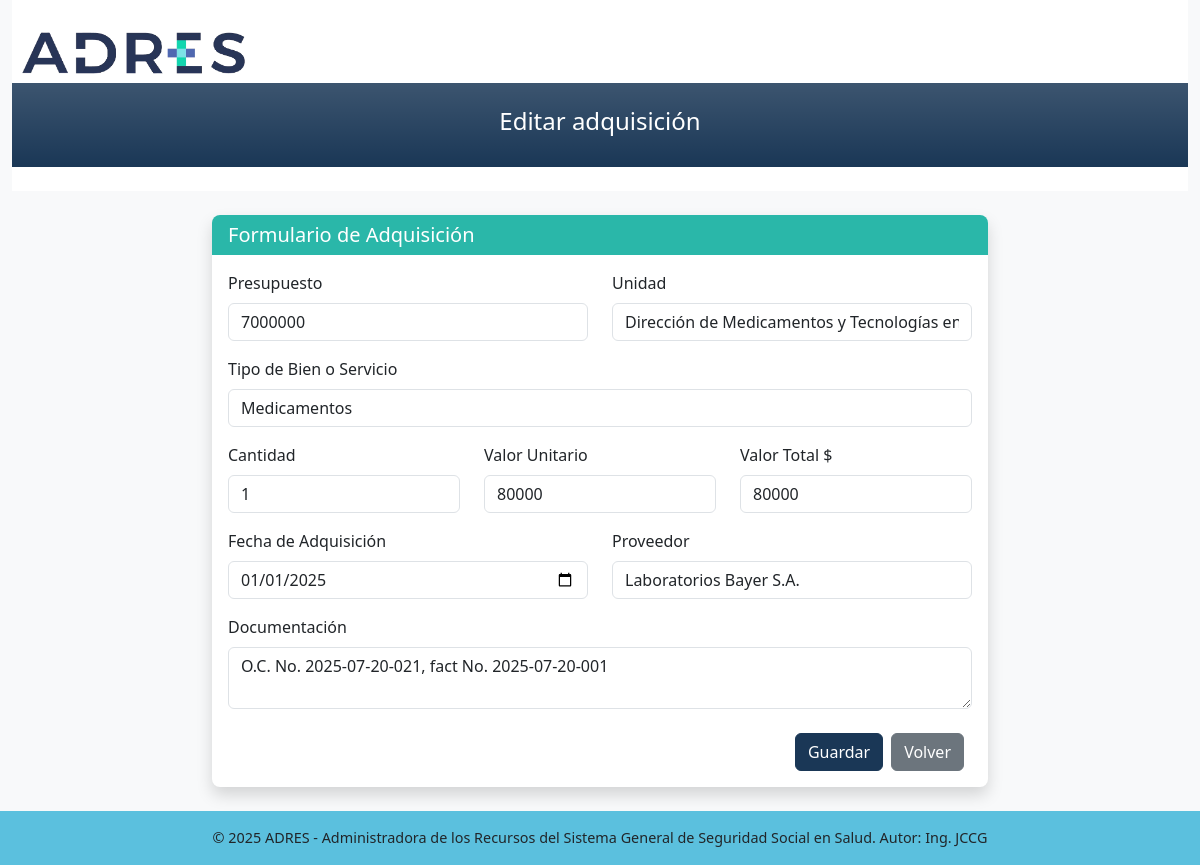
The app's page /editar-adquisicion/2 with its own data.
### tables this page shows
CREATE TABLE adquisiciones (
    id INTEGER PRIMARY KEY AUTOINCREMENT,
    presupuesto INTEGER NOT NULL, 
    id_unidad  INTEGER NOT NULL, 
    id_tipo INTEGER NOT NULL, 
    cantidad INTEGER NOT NULL, 
    valor_unitario INTEGER NOT NULL, 
    valor_total INTEGER NOT NULL, 
    fecha_adquisicion DATE NOT NULL, 
    id_proveedor INT NOT NULL,
    documentacion TEXT,
    estado TEXT NOT NULL CHECK (estado IN ('ACTIVO', 'INACTIVO')) DEFAULT 'ACTIVO',
    FOREIGN KEY (id_proveedor) REFERENCES proveedores(id),
    FOREIGN KEY (id_unidad) REFERENCES unidades(id),
    FOREIGN KEY (id_tipo) REFERENCES tipos(id)
);

CREATE TABLE unidades (
    id INTEGER PRIMARY KEY AUTOINCREMENT,
    unidad TEXT NOT NULL
);

CREATE TABLE tipos (
    id INTEGER PRIMARY KEY AUTOINCREMENT,
    tipo TEXT NOT NULL
);

CREATE TABLE proveedores (
    id INTEGER PRIMARY KEY AUTOINCREMENT,
    proveedor TEXT NOT NULL
);

### app/routes/main.py (the view)
@main_bp.route('/editar-adquisicion/<int:adquisicion_id>', methods=['GET'])
def editar_adquisicion(adquisicion_id):
    try:
        db = sqlite3.connect(current_app.config['DATABASE'])
        cursor = db.cursor()
        cursor.execute('SELECT * FROM adquisiciones WHERE id = ?', (adquisicion_id,))
        adquisicion = cursor.fetchone()
        proveedores = cursor.execute('SELECT id, proveedor FROM proveedores').fetchall()
        tipos = cursor.execute('SELECT id, tipo FROM tipos').fetchall()
        unidades = cursor.execute('SELECT id, unidad FROM unidades').fetchall()
        db.close()
        return render_template('editar-adquisicion.html', adquisicion=adquisicion, proveedores=proveedores, unidades=unidades, tipos=tipos)
    except Exception as e:
        current_app.logger.error(f"🔴 Error al obtener adquisición: {e}")
        return render_template('editar-adquisicion.html', adquisicion=None, proveedores=[], unidades=[], tipos=[])

### app/__init__.py (called while the page is built)
def create_app():
    app = Flask(__name__)
    app.config.from_object('config.Config')
    def init_db():
        with app.app_context():
            db = get_db()
            with app.open_resource('../schema.sql', mode='r', encoding="utf-8") as f:
                db.cursor().executescript(f.read())
            db.commit()
    if not os.path.exists(app.config['DATABASE']):
        init_db()
    @app.teardown_appcontext
    def close_db_connection(exception):
        db = g.pop("db", None)
        if db is not None:
            db.close()
    from .routes.main import main_bp
    app.register_blueprint(main_bp)
    from .api.v1.adquisiciones import adquisiciones_bp
    app.register_blueprint(adquisiciones_bp, url_prefix='/api/v1/adquisiciones')
    from .api.v1.historial import historial_bp
    app.register_blueprint(historial_bp, url_prefix='/api/v1/historial')
    return app

### app/templates/editar-adquisicion.html (shortened to what this page needs)
<!DOCTYPE html>
<html lang="es">
  <head>
    <link
      href="https://cdn.jsdelivr.net/npm/bootstrap@5.3.0/dist/css/bootstrap.min.css"
      rel="stylesheet"
    />
    <link
      href="{{ url_for('static', filename='css/styles.css') }}"
      rel="stylesheet"
    />
  </head>
  <body>
    <div class="container-fluid">
      <header class="text-left py-4 bg-white text-white">
        <h1 class="fw-bold">
          <img
            src="{{ url_for('static', filename='images/logo.png') }}"
            width="243"
            height="45"
          />
        </h1>
        <div class="text-center py-4 bg-primary bg-gradient text-white">
          <h4>Editar adquisición</h4>
        </div>
      </header>
      <div class="row mt-4 justify-content-center">
        <div class="col-md-8">
          <div class="card shadow">
            <div class="card-header bg-secondary text-white">
              <h5 class="mb-0">Formulario de Adquisición</h5>
            </div>
            <div class="card-body">
              <form
                id="creationForm"
                action="/api/v1/adquisiciones/edit"
                method="post"
                class="needs-validation"
                novalidate
              >
                <div class="row">
                  <div class="col-md-6 mb-3">
                    <label for="presupuesto" class="form-label"
                      >Presupuesto</label
                    >
                    <input
                      type="number"
                      class="form-control"
                      name="presupuesto"
                      id="presupuesto"
                      value="{{ request.form.get('presupuesto', adquisicion[1]) }}"
                      placeholder="($pesos)"
                      required
                    />
                  </div>
                  <div class="col-md-6 mb-3">
                    <label for="unidad" class="form-label">Unidad</label>
                      <select name="unidad" id="unidad" class="form-control" required>
                      {% for unidad in unidades %}
                      <option value="{{ unidad[0] }}"
                      {% if unidad[0] == adquisicion[2] %}selected{% endif %}
                      >{{ unidad[1] }}</option>
                      {% endfor %}
                    </select>
                  </div>
                </div>
                <div class="mb-3">
                  <label for="tipo" class="form-label"
                    >Tipo de Bien o Servicio</label
                  >
                   <select name="tipo" id="tipo" class="form-control" required>
                      {% for tipo in tipos %}
                      <option value="{{ tipo[0] }}"
                      {% if tipo[0] == adquisicion[3]  %}selected{% endif %}
                      >{{ tipo[1] }}</option>
                      {% endfor %}
                    </select>
                </div>
                <div class="row">
                  <div class="col-md-4 mb-3">
                    <label for="cantidad" class="form-label">Cantidad</label>
                    <input
                      type="number"
                      class="form-control"
                      name="cantidad"
                      id="cantidad"
                      placeholder="No. unidades"
                      required
                      value="{{ request.form.get('cantidad', adquisicion[4]) }}"
                      min="1"
                    />
                  </div>
                  <div class="col-md-4 mb-3">
                    <label for="valorUnitario" class="form-label"
                      >Valor Unitario</label
                    >
                    <input
                      type="number"
                      class="form-control"
                      name="valorUnitario"
                      id="valorUnitario"
                      required
                      value="{{ request.form.get('valorUnitario', adquisicion[5]) }}"
                      placeholder="($pesos)"
                      min="0"
                    />
                  </div>
                  <div class="col-md-4 mb-3">
                    <label for="valorTotal" class="form-label"
                      >Valor Total</label
                    >
                    $<input
                      type="number"
                      class="form-control"
                      name="valorTotal"
                      id="valorTotal"
                      placeholder="(Calculado)"
                      value="{{ request.form.get('valorTotal', adquisicion[6]) }}"
                      readonly
                    />
                  </div>
                </div>
                <div class="row">
                  <div class="col-md-6 mb-3">
                    <label for="fechaAdquisicion" class="form-label"
                      >Fecha de Adquisición</label
                    >
                    <input
                      type="date"
                      class="form-control"
                      name="fechaAdquisicion"
                      id="fechaAdquisicion"
                      value="{{ request.form.get('fechaAdquisicion', adquisicion[7]) }}"
                      required
                    />
                  </div>
                  <div class="col-md-6 mb-3">
                    <label for="proveedor" class="form-label">Proveedor</label>
                     <select name="proveedor" id="proveedor" class="form-control" required>
                      {% for proveedor in proveedores %}
                      <option value="{{ proveedor[0] }}"
                      {% if proveedor[0] == adquisicion[8] %}selected{% endif %}
                      >{{ proveedor[1] }}</option>
                      {% endfor %}
                    </select>
                  </div>
                </div>
                <div class="mb-3">
                  <label for="documentacion" class="form-label"
                    >Documentación</label
                  >
                  <textarea
                    class="form-control"
                    name="documentacion"
                    id="documentacion"
                    cols="50"
                    rows="2"
                  >
{{ request.form.get('documentacion', adquisicion[9]) }}</textarea
                  >
                </div>
                <div class="d-flex justify-content-end mt-4">
                  <button type="submit" class="btn btn-primary me-2">
                    Guardar
                  </button>
                  <a href="/" class="btn btn-secondary me-2">Volver</a>
                </div>
              </form>
            </div>
          </div>
        </div>
      </div>
    </div>
    <footer class="mt-4 footer py-3 bg-primary  text-center">
      <div class="container">
        <span
          >© 2025 ADRES - Administradora de los Recursos del Sistema General de
          Seguridad Social en Salud. Autor: Ing. JCCG</span
        >
      </div>
    </footer>
  </body>
</html>

### app/static/css/styles.css (style rules this page uses)
:root { --azul-oscuro: #1a3756; --azul-claro: #5bc0de; --verde-azulado: #2ab7a9; --blanco: #ffffff; }
body { background-color: #f8f9fa; font-family: "Segoe UI", Tahoma, Geneva, Verdana, sans-serif; }
.bg-primary { background-color: var(--azul-oscuro) !important; }
.bg-secondary { background-color: var(--verde-azulado) !important; }
.btn-primary { background-color: var(--azul-oscuro); border-color: var(--azul-oscuro); }
.card { border-radius: 8px; overflow: hidden; border: none; }
.card-header { border-bottom: 0; }
.btn { transition: all 0.3s ease; }
.footer { background-color: var(--azul-claro) !important; font-size: 0.9rem; }

### records on screen
adquisiciones: presupuesto "7000000", unidad "Dirección de Medicamentos y Tecnologías en Salud", tipo "Medicamentos", cantidad "1", valorUnitario "80000", valorTotal "80000", fechaAdquisicion "01/01/2025", proveedor "Laboratorios Bayer S.A.", documentacion "O.C. No. 2025-07-20-021, fact No. 2025-07-20-001"
